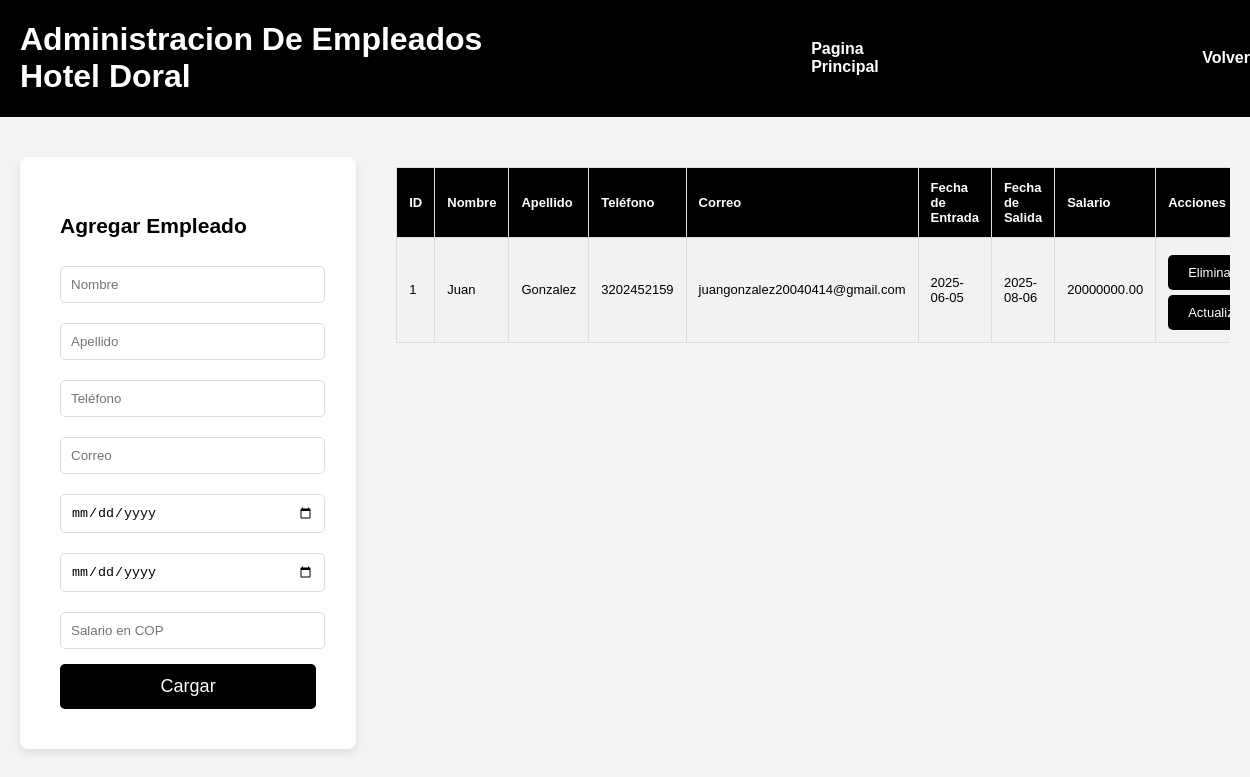
The page /empleados/index.php on the database its author committed.
### tables this page shows
CREATE TABLE `empleados` (
  `id` int(11) NOT NULL,
  `nombre` varchar(50) NOT NULL,
  `apellido` varchar(50) NOT NULL,
  `telefono` varchar(20) NOT NULL,
  `correo` varchar(100) NOT NULL,
  `fecha_entrada` date NOT NULL,
  `fecha_salida` date NOT NULL,
  `salario` decimal(14,2) NOT NULL
);

### empleados/read.php (the view)
<?php
require 'db.php';
$consulta_hotel = mysqli_query($conn, "SELECT * FROM empleados");
if (mysqli_num_rows($consulta_hotel) > 0) {
    while ($row = mysqli_fetch_assoc($consulta_hotel)) {
        echo "<tr>
                <td>{$row['id']}</td>
                <td>{$row['nombre']}</td>
                <td>{$row['apellido']}</td>
                <td>{$row['telefono']}</td>
                <td>{$row['correo']}</td>
                <td>{$row['fecha_entrada']}</td>
                <td>{$row['fecha_salida']}</td>
                <td>{$row['salario']}</td>
                <td>
                    <button onclick='eliminarEmpleado({$row['id']})'>Eliminar</button>
                    <button onclick='mostrarFormularioActualizar({$row['id']}, \"{$row['nombre']}\", \"{$row['apellido']}\", \"{$row['telefono']}\", \"{$row['correo']}\", \"{$row['fecha_entrada']}\", \"{$row['fecha_salida']}\", \"{$row['salario']}\")'>Actualizar</button>
                </td>
            </tr>";
    }
} else {
    echo "<tr><td colspan='9'>No hay empleados registrados.</td></tr>";
}
?>

### empleados/css/styles.css (style rules this page uses)
body { font-family: Arial, sans-serif; background-color: #f4f4f4; margin: 0; padding: 0; overflow-x: hidden; }
table th, table td { padding: 12px; text-align: left; border: 1px solid #ddd; }
table tr:nth-child(even) { background-color: #f2f2f2; }
button { margin-top: 5px; background-color: #000000; color: white; border: none; padding:10px 20px; cursor: pointer; border-radius: 5px; font-size: 13px; }
@media (min-width: 768px) { table, thead, tbody, th, td, tr { display: table; } }
@media (min-width: 768px) { tr { display: table-row; } }
@media (min-width: 768px) { td, th { display: table-cell; padding-left: 12px; } }
@media (min-width: 768px) { td:before { content: none; } }

### rows shown on the page
empleados: id "1", nombre "Juan", apellido "Gonzalez", telefono "3202452159", correo "juangonzalez20040414@gmail.com", fecha_entrada "2025-06-05", fecha_salida "2025-08-06", salario "20000000.00"
